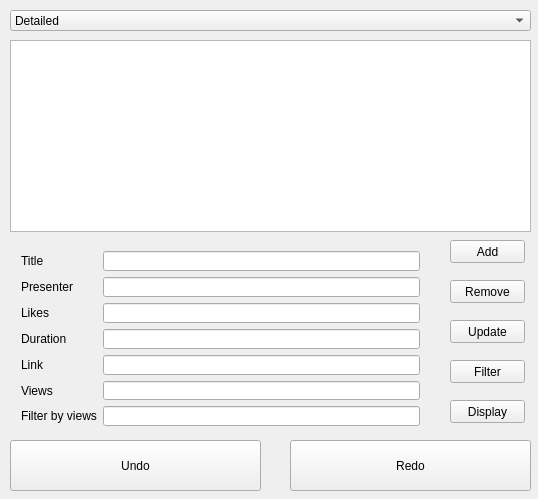
<?xml version="1.0" encoding="UTF-8"?>
<ui version="4.0">
 <class>GUIAdmin</class>
 <widget class="QWidget" name="GUIAdmin">
  <property name="geometry">
   <rect>
    <x>0</x>
    <y>0</y>
    <width>538</width>
    <height>499</height>
   </rect>
  </property>
  <property name="windowTitle">
   <string>GUIAdmin</string>
  </property>
  <widget class="QListWidget" name="repoList">
   <property name="geometry">
    <rect>
     <x>10</x>
     <y>40</y>
     <width>521</width>
     <height>192</height>
    </rect>
   </property>
  </widget>
  <widget class="QPushButton" name="addButton">
   <property name="geometry">
    <rect>
     <x>450</x>
     <y>240</y>
     <width>75</width>
     <height>23</height>
    </rect>
   </property>
   <property name="text">
    <string>Add</string>
   </property>
  </widget>
  <widget class="QPushButton" name="removeButton">
   <property name="geometry">
    <rect>
     <x>450</x>
     <y>280</y>
     <width>75</width>
     <height>23</height>
    </rect>
   </property>
   <property name="text">
    <string>Remove</string>
   </property>
  </widget>
  <widget class="QPushButton" name="updateButton">
   <property name="geometry">
    <rect>
     <x>450</x>
     <y>320</y>
     <width>75</width>
     <height>23</height>
    </rect>
   </property>
   <property name="text">
    <string>Update</string>
   </property>
  </widget>
  <widget class="QWidget" name="formLayoutWidget">
   <property name="geometry">
    <rect>
     <x>10</x>
     <y>240</y>
     <width>421</width>
     <height>197</height>
    </rect>
   </property>
   <layout class="QFormLayout" name="formLayout">
    <item row="0" column="0">
     <widget class="QLabel" name="titleLabel">
      <property name="text">
       <string>Title</string>
      </property>
     </widget>
    </item>
    <item row="1" column="0">
     <widget class="QLabel" name="presenterLabel">
      <property name="text">
       <string>Presenter</string>
      </property>
     </widget>
    </item>
    <item row="1" column="1">
     <widget class="QLineEdit" name="presenterEdit"/>
    </item>
    <item row="2" column="0">
     <widget class="QLabel" name="likesLabel">
      <property name="text">
       <string>Likes</string>
      </property>
     </widget>
    </item>
    <item row="2" column="1">
     <widget class="QLineEdit" name="likesEdit"/>
    </item>
    <item row="3" column="0">
     <widget class="QLabel" name="durationLabel">
      <property name="text">
       <string>Duration</string>
      </property>
     </widget>
    </item>
    <item row="3" column="1">
     <widget class="QLineEdit" name="durationEdit"/>
    </item>
    <item row="4" column="0">
     <widget class="QLabel" name="linkLabel">
      <property name="text">
       <string>Link</string>
      </property>
     </widget>
    </item>
    <item row="4" column="1">
     <widget class="QLineEdit" name="linkEdit"/>
    </item>
    <item row="5" column="0">
     <widget class="QLabel" name="viewsLabel">
      <property name="text">
       <string>Views</string>
      </property>
     </widget>
    </item>
    <item row="5" column="1">
     <widget class="QLineEdit" name="viewsEdit"/>
    </item>
    <item row="6" column="0">
     <widget class="QLabel" name="filterByViewsLabel">
      <property name="text">
       <string>Filter by views</string>
      </property>
     </widget>
    </item>
    <item row="6" column="1">
     <widget class="QLineEdit" name="filterByViewsEdit"/>
    </item>
    <item row="0" column="1">
     <widget class="QLineEdit" name="titleEdit"/>
    </item>
   </layout>
  </widget>
  <widget class="QPushButton" name="filterButton">
   <property name="geometry">
    <rect>
     <x>450</x>
     <y>360</y>
     <width>75</width>
     <height>23</height>
    </rect>
   </property>
   <property name="text">
    <string>Filter</string>
   </property>
  </widget>
  <widget class="QPushButton" name="displayButton">
   <property name="geometry">
    <rect>
     <x>450</x>
     <y>400</y>
     <width>75</width>
     <height>23</height>
    </rect>
   </property>
   <property name="text">
    <string>Display</string>
   </property>
  </widget>
  <widget class="QComboBox" name="detailComboBox">
   <property name="geometry">
    <rect>
     <x>10</x>
     <y>10</y>
     <width>521</width>
     <height>21</height>
    </rect>
   </property>
   <item>
    <property name="text">
     <string>Detailed</string>
    </property>
   </item>
   <item>
    <property name="text">
     <string>Short version</string>
    </property>
   </item>
  </widget>
  <widget class="QPushButton" name="undoButton">
   <property name="geometry">
    <rect>
     <x>10</x>
     <y>440</y>
     <width>251</width>
     <height>51</height>
    </rect>
   </property>
   <property name="text">
    <string>Undo</string>
   </property>
  </widget>
  <widget class="QPushButton" name="redoButton">
   <property name="geometry">
    <rect>
     <x>290</x>
     <y>440</y>
     <width>241</width>
     <height>51</height>
    </rect>
   </property>
   <property name="text">
    <string>Redo</string>
   </property>
  </widget>
 </widget>
 <layoutdefault spacing="6" margin="11"/>
 <resources/>
 <connections/>
</ui>
